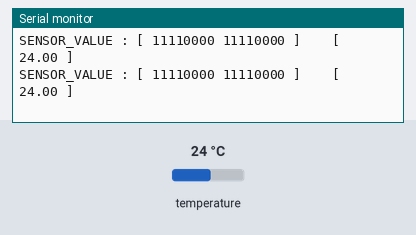
This sketch was run on a simulated Arduino Uno, built with avr-gcc and run on an emulated ATmega328P. On the bench: the last lines printed to the serial monitor. Inputs (shaded band) come from the test bench; at power-on: temperature 24 °C.

Above: at 3.5 s.
3.6 s: temperature set to 12 °C
At 3.79 s:
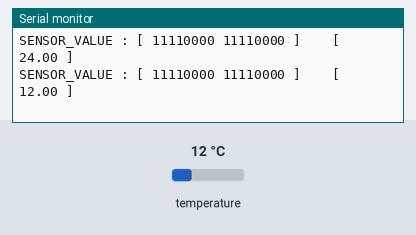
5.1 s: temperature set to 19 °C
At 5.33 s:
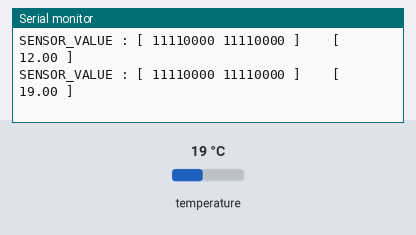
Timing chart, 0 to 8.1 s (numbered marks = the images above; inputs shaded):
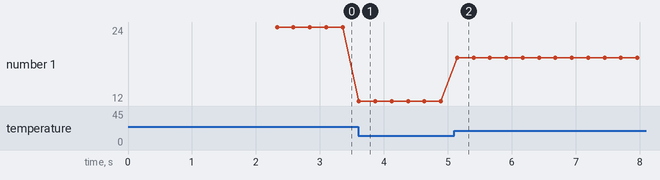

Measured:
- after the input at 3.6 s, the serial monitor: prints a new line at once (image 1)
- after the input at 5.1 s, the serial monitor: prints a new line after 0.05 s (image 2)
- plotted number 1: 24 → 12 after the input at 3.6 s, 12 → 19 after the input at 5.1 s

The sketch:

grid_eye_sensor_basic_test.ino
```cpp
#include <SPI.h>
#include <Wire.h>
#include <Adafruit_GFX.h>
#include <Adafruit_ST7735.h>
#include <Adafruit_AMG88xx.h>

Adafruit_AMG88xx amg;
float pixels[AMG88xx_PIXEL_ARRAY_SIZE];

void setup() {
    delay(2000);
    Serial.begin(9600);
    Serial.println(" ## AMG THERMAL CAMERA TEST ##");
    Serial.println("");
    Serial.println("[ status ] Setting up sensor");
    Serial.println("");
    bool ret = amg.begin();

    if (!ret) {
        Serial.println("[ error ] Couldn't find AMG sensor");
        while (1);
    }else{
         Serial.println("[ status ] AMG Sensor Found");
    }


    Serial.println("[ status ] AMG sensor setup successful!! ");
    delay(250);
}


void display_binary8(uint8_t value)
{

    if(value & 128)
        Serial.print("1");
    else
        Serial.print("0");

    if(value & 64)
        Serial.print("1");
    else
        Serial.print("0");

    if(value & 32)
        Serial.print("1");
    else
        Serial.print("0");

    if(value & 16)
        Serial.print("1");
    else
        Serial.print("0");

    if(value & 8)
        Serial.print("1");
    else
        Serial.print("0");

    if(value & 4)
        Serial.print("1");
    else
        Serial.print("0");

    if(value & 2)
        Serial.print("1");
    else
        Serial.print("0");

    if(value & 1)
        Serial.print("1");
    else
        Serial.print("0");

}

void loop() {
  /* Read 64 pixels  */
  amg.readPixels(pixels);
  uint8_t msb, lsb;
  //for(int i=0; i<AMG88xx_PIXEL_ARRAY_SIZE; i++){
   /* Print Only Sensor at pixel 40*/
   uint16_t val = 0xF0F0;
   msb = (val >> 8) & 0xFF;
   lsb = val & 0xFF;
   Serial.print("SENSOR_VALUE : [ "); display_binary8(msb);
   Serial.print(" "); display_binary8(msb);
   Serial.print(" ]    [ ");
   Serial.print(pixels[40]);
   Serial.print(" ] ");
   Serial.println("");

   //}
   delay(250);

}
```
